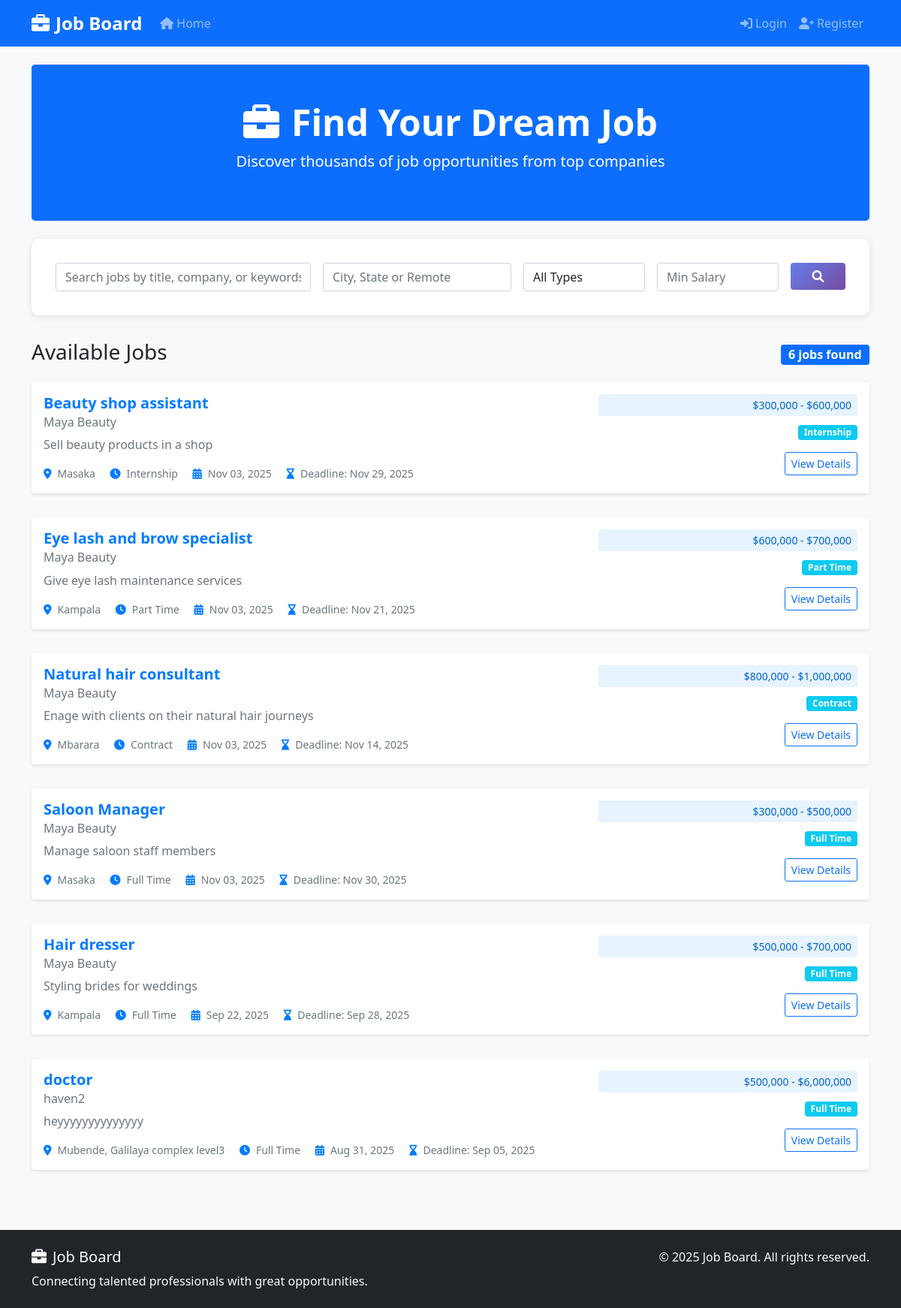
The page / on the database its author committed.
### jobs/models.py (models this page shows, shortened)
class Job(models.Model):
    employer = models.ForeignKey(User, on_delete=models.CASCADE, related_name='jobs')
    title = models.CharField(max_length=200)
    company_name = models.CharField(max_length=200)
    description = models.TextField()
    requirements = models.TextField()
    location = models.CharField(max_length=200)
    salary_min = models.DecimalField(max_digits=10, decimal_places=2, blank=True, null=True)
    salary_max = models.DecimalField(max_digits=10, decimal_places=2, blank=True, null=True)
    job_type = models.CharField(max_length=20, choices=JOB_TYPE_CHOICES, default='full_time')
    is_active = models.BooleanField(default=True)
    created_at = models.DateTimeField(auto_now_add=True)
    updated_at = models.DateTimeField(auto_now=True)
    deadline = models.DateTimeField(blank=True, null=True)
    class Meta:
        ordering = ['-created_at']
    def get_salary_range(self):
        if self.salary_min and self.salary_max:
            return f"${self.salary_min:,.0f} - ${self.salary_max:,.0f}"
        elif self.salary_min:
            return f"From ${self.salary_min:,.0f}"
        elif self.salary_max:
            return f"Up to ${self.salary_max:,.0f}"
        return "Salary not specified"

### jobs/views.py (the view, shortened to what this page needs)
# urls.py: 2. Add a URL to urlpatterns:  path('', views.home, name='home')
def home(request):
    form = JobSearchForm(request.GET or None)
    jobs = Job.objects.filter(is_active=True)
    paginator = Paginator(jobs, 10)
    page_number = request.GET.get('page')
    page_obj = paginator.get_page(page_number)
    context = {
        'form': form,
        'page_obj': page_obj,
        'total_jobs': jobs.count(),
    }
    return render(request, 'jobs/home.html', context)

### jobs/forms.py
class JobSearchForm(forms.Form):
    search = forms.CharField(
        max_length=200,
        required=False,
        widget=forms.TextInput(attrs={
            'class': 'form-control',
            'placeholder': 'Search jobs by title, company, or keywords...'
        })
    )
    location = forms.CharField(
        max_length=200,
        required=False,
        widget=forms.TextInput(attrs={
            'class': 'form-control',
            'placeholder': 'City, State or Remote'
        })
    )
    job_type = forms.ChoiceField(
        choices=[('', 'All Types')] + list(Job._meta.get_field('job_type').choices),
        required=False,
        widget=forms.Select(attrs={'class': 'form-control'})
    )
    salary_min = forms.DecimalField(
        required=False,
        widget=forms.NumberInput(attrs={
            'class': 'form-control',
            'placeholder': 'Min Salary'
        })
    )

### templates/jobs/home.html (shortened to what this page needs)
{% extends 'base.html' %}
{% block content %}
<div class="row">
    <div class="col-12">
        <div class="bg-primary text-white rounded-3 p-5 mb-4 text-center">
            <h1 class="display-5 fw-bold"><i class="fas fa-briefcase me-3"></i>Find Your Dream Job</h1>
            <p class="lead">Discover thousands of job opportunities from top companies</p>
        </div>
    </div>
</div>
<div class="search-form">
    <form method="get" class="row g-3">
        <div class="col-md-4">
            {{ form.search }}
        </div>
        <div class="col-md-3">
            {{ form.location }}
        </div>
        <div class="col-md-2">
            {{ form.job_type }}
        </div>
        <div class="col-md-2">
            {{ form.salary_min }}
        </div>
        <div class="col-md-1">
            <button type="submit" class="btn btn-primary w-100">
                <i class="fas fa-search"></i>
            </button>
        </div>
    </form>
</div>
<div class="d-flex justify-content-between align-items-center mb-3">
    <h3>Available Jobs</h3>
    <span class="badge bg-primary fs-6">{{ total_jobs }} job{{ total_jobs|pluralize }} found</span>
</div>
<div class="row">
    {% for job in page_obj %}
        <div class="col-12 mb-3">
            <div class="card job-card">
                <div class="card-body">
                    <div class="row">
                        <div class="col-md-8">
                            <h5 class="card-title">
                                <a href="{% url 'job_detail' job.pk %}" class="job-title">{{ job.title }}</a>
                            </h5>
                            <h6 class="card-subtitle company-name">{{ job.company_name }}</h6>
                            <p class="card-text text-muted mt-2">{{ job.description|truncatewords:25 }}</p>
                            <div class="job-meta mt-3">
                                <span class="me-3">
                                    <i class="fas fa-map-marker-alt"></i>{{ job.location }}
                                </span>
                                <span class="me-3">
                                    <i class="fas fa-clock"></i>{{ job.get_job_type_display }}
                                </span>
                                <span class="me-3">
                                    <i class="fas fa-calendar-alt"></i>{{ job.created_at|date:"M d, Y" }}
                                </span>
                                {% if job.deadline %}
                                    <span class="me-3">
                                        <i class="fas fa-hourglass-end"></i>Deadline: {{ job.deadline|date:"M d, Y" }}
                                    </span>
                                {% endif %}
                            </div>
                        </div>
                        <div class="col-md-4 text-md-end">
                            {% if job.salary_min or job.salary_max %}
                                <div class="salary-range mb-2">
                                    {{ job.get_salary_range }}
                                </div>
                            {% endif %}
                            <span class="badge bg-info job-type-badge mb-2">
                                {{ job.get_job_type_display }}
                            </span>
                            <div class="mt-2">
                                <a href="{% url 'job_detail' job.pk %}" class="btn btn-outline-primary btn-sm">
                                    View Details
                                </a>
                            </div>
                        </div>
                    </div>
                </div>
            </div>
        </div>
    {% endfor %}
</div>
{% endblock %}

### static/css/style.css (style rules this page uses)
body { font-family: 'Segoe UI', Tahoma, Geneva, Verdana, sans-serif; background-color: #f8f9fa; }
.job-card { border: none; box-shadow: 0 2px 4px rgba(0,0,0,0.1); transition: transform 0.2s ease, box-shadow 0.2s ease; margin-bottom: 1rem; }
.job-title { color: #007bff; text-decoration: none; font-weight: 600; }
.company-name { color: #6c757d; font-weight: 500; }
.salary-range { background-color: #e7f3ff; color: #0066cc; padding: 0.25rem 0.5rem; border-radius: 0.25rem; font-size: 0.875rem; font-weight: 500; }
.job-type-badge { font-size: 0.75rem; padding: 0.25rem 0.5rem; }
.search-form { background-color: white; border-radius: 10px; box-shadow: 0 2px 10px rgba(0,0,0,0.1); padding: 2rem; margin-bottom: 2rem; }
.btn-primary { background: linear-gradient(135deg, #667eea 0%, #764ba2 100%); border: none; }
.job-meta { font-size: 0.875rem; color: #6c757d; }
.job-meta i { color: #007bff; margin-right: 0.5rem; }

### rows shown on the page
Job: title "Beauty shop assistant", company_name "Maya Beauty", description "Sell beauty products in a shop", location "Masaka", job_type "Internship", created_at "Nov 03, 2025", deadline "Nov 29, 2025", get_salary_range "$300,000 - $600,000"
Job: title "Eye lash and brow specialist", company_name "Maya Beauty", description "Give eye lash maintenance services", location "Kampala", job_type "Part Time", created_at "Nov 03, 2025", deadline "Nov 21, 2025", get_salary_range "$600,000 - $700,000"
Job: title "Natural hair consultant", company_name "Maya Beauty", description "Enage with clients on their natural hair journeys", location "Mbarara", job_type "Contract", created_at "Nov 03, 2025", deadline "Nov 14, 2025", get_salary_range "$800,000 - $1,000,000"
Job: title "Saloon Manager", company_name "Maya Beauty", description "Manage saloon staff members", location "Masaka", job_type "Full Time", created_at "Nov 03, 2025", deadline "Nov 30, 2025", get_salary_range "$300,000 - $500,000"
Job: title "Hair dresser", company_name "Maya Beauty", description "Styling brides for weddings", location "Kampala", job_type "Full Time", created_at "Sep 22, 2025", deadline "Sep 28, 2025", get_salary_range "$500,000 - $700,000"
Job: title "doctor", company_name "haven2", description "heyyyyyyyyyyyyyy", location "Mubende, Galilaya complex level3", job_type "Full Time", created_at "Aug 31, 2025", deadline "Sep 05, 2025", get_salary_range "$500,000 - $6,000,000"

### other values the page prints
{{ total_jobs }} "6"
